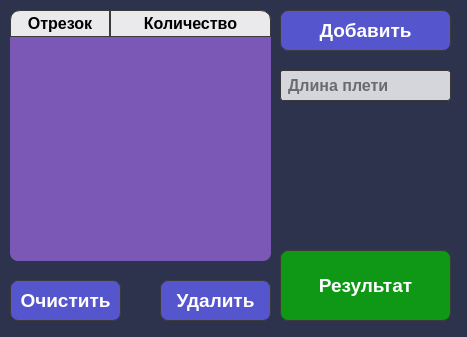
<?xml version="1.0" encoding="UTF-8"?>
<ui version="4.0">
 <class>MainWindow</class>
 <widget class="QMainWindow" name="MainWindow">
  <property name="geometry">
   <rect>
    <x>0</x>
    <y>0</y>
    <width>467</width>
    <height>337</height>
   </rect>
  </property>
  <property name="font">
   <font>
    <family>Arial</family>
    <pointsize>12</pointsize>
   </font>
  </property>
  <property name="windowTitle">
   <string>MetallOPT</string>
  </property>
  <property name="styleSheet">
   <string notr="true">background-color:rgba(45, 50, 77, 1);
</string>
  </property>
  <widget class="QWidget" name="centralwidget">
   <widget class="QPushButton" name="add_button">
    <property name="geometry">
     <rect>
      <x>280</x>
      <y>10</y>
      <width>171</width>
      <height>41</height>
     </rect>
    </property>
    <property name="font">
     <font>
      <family>Arial</family>
      <pointsize>14</pointsize>
      <bold>true</bold>
     </font>
    </property>
    <property name="cursor">
     <cursorShape>ArrowCursor</cursorShape>
    </property>
    <property name="styleSheet">
     <string notr="true">QPushButton:hover{
background-color: rgba(10,94,239,0.8);
border: 2px solid #3B3B3B;
}

QPushButton:pressed {
	background-color: rgba(88, 127, 255,0.8);
}
QPushButton{
background-color: rgba(95,94,239,0.8);
border-radius: 8px;
border: 1px solid #3B3B3B;
color: white;
}</string>
    </property>
    <property name="text">
     <string>Добавить</string>
    </property>
    <property name="default">
     <bool>false</bool>
    </property>
   </widget>
   <widget class="QPushButton" name="delete_button">
    <property name="geometry">
     <rect>
      <x>160</x>
      <y>280</y>
      <width>111</width>
      <height>41</height>
     </rect>
    </property>
    <property name="font">
     <font>
      <family>Arial</family>
      <pointsize>14</pointsize>
      <bold>true</bold>
     </font>
    </property>
    <property name="cursor">
     <cursorShape>ArrowCursor</cursorShape>
    </property>
    <property name="styleSheet">
     <string notr="true">QPushButton:hover{
background-color: rgba(10,94,239,0.8);
border: 2px solid #3B3B3B;
}

QPushButton:pressed {
	background-color: rgba(88, 127, 255,0.8);
}
QPushButton{
background-color: rgba(95,94,239,0.8);
border-radius: 8px;
border: 1px solid #3B3B3B;
color: white;
}</string>
    </property>
    <property name="text">
     <string>Удалить</string>
    </property>
   </widget>
   <widget class="QPushButton" name="clear_button">
    <property name="geometry">
     <rect>
      <x>10</x>
      <y>280</y>
      <width>111</width>
      <height>41</height>
     </rect>
    </property>
    <property name="font">
     <font>
      <family>Arial</family>
      <pointsize>14</pointsize>
      <bold>true</bold>
     </font>
    </property>
    <property name="cursor">
     <cursorShape>ArrowCursor</cursorShape>
    </property>
    <property name="styleSheet">
     <string notr="true">QPushButton:hover{
background-color: rgba(10,94,239,0.8);
border: 2px solid #3B3B3B;
}

QPushButton:pressed {
	background-color: rgba(88, 127, 255,0.8);
}
QPushButton{
background-color: rgba(95,94,239,0.8);
border-radius: 8px;
border: 1px solid #3B3B3B;
color: white;
}</string>
    </property>
    <property name="text">
     <string>Очистить</string>
    </property>
   </widget>
   <widget class="QPushButton" name="result_button">
    <property name="geometry">
     <rect>
      <x>280</x>
      <y>250</y>
      <width>171</width>
      <height>71</height>
     </rect>
    </property>
    <property name="sizePolicy">
     <sizepolicy hsizetype="Fixed" vsizetype="Fixed">
      <horstretch>0</horstretch>
      <verstretch>0</verstretch>
     </sizepolicy>
    </property>
    <property name="font">
     <font>
      <family>Arial</family>
      <pointsize>14</pointsize>
      <bold>true</bold>
     </font>
    </property>
    <property name="cursor">
     <cursorShape>ArrowCursor</cursorShape>
    </property>
    <property name="styleSheet">
     <string notr="true">QPushButton:hover{
background-color: rgba(5, 143, 5, 0.8);
border: 2px solid #3B3B3B;
}

QPushButton:pressed {
	background-color: rgba(10, 190, 10, 0.8);
}
QPushButton{
background-color: rgba(7, 177, 7, 0.8);
border-radius: 8px;
border: 1px solid #3B3B3B;
color: white;
}</string>
    </property>
    <property name="text">
     <string>Результат</string>
    </property>
   </widget>
   <widget class="QLineEdit" name="length_input">
    <property name="geometry">
     <rect>
      <x>280</x>
      <y>70</y>
      <width>171</width>
      <height>31</height>
     </rect>
    </property>
    <property name="font">
     <font>
      <family>Arial</family>
      <pointsize>12</pointsize>
      <bold>true</bold>
     </font>
    </property>
    <property name="styleSheet">
     <string notr="true">background-color: rgba(255, 255, 255, 0.8);
border-radius: 3px;
border: 1px solid #383838;
color: #000000;
padding: 5px;</string>
    </property>
    <property name="placeholderText">
     <string>Длина плети</string>
    </property>
   </widget>
   <widget class="QLabel" name="error_label">
    <property name="geometry">
     <rect>
      <x>280</x>
      <y>120</y>
      <width>161</width>
      <height>91</height>
     </rect>
    </property>
    <property name="font">
     <font>
      <family>Arial</family>
      <pointsize>12</pointsize>
      <bold>true</bold>
     </font>
    </property>
    <property name="styleSheet">
     <string notr="true">color: rgba(227, 38, 38, 1);</string>
    </property>
    <property name="text">
     <string/>
    </property>
    <property name="scaledContents">
     <bool>false</bool>
    </property>
    <property name="alignment">
     <set>Qt::AlignCenter</set>
    </property>
    <property name="wordWrap">
     <bool>true</bool>
    </property>
   </widget>
   <widget class="QTableWidget" name="tableWidget">
    <property name="geometry">
     <rect>
      <x>10</x>
      <y>10</y>
      <width>261</width>
      <height>251</height>
     </rect>
    </property>
    <property name="font">
     <font>
      <family>Arial</family>
      <pointsize>14</pointsize>
      <bold>true</bold>
     </font>
    </property>
    <property name="autoFillBackground">
     <bool>false</bool>
    </property>
    <property name="styleSheet">
     <string notr="true">QHeaderView::section:last {
        background-color: rgba(255, 255, 255, 0.9);
        color: black;
        border: 1px solid #3B3B3B;
		 border-top-right-radius: 10px;
		padding: 1px;
    }
QHeaderView::section:first {
        background-color: rgba(255, 255, 255, 0.9);
        color: black;
        border: 1px solid #3B3B3B;
		 border-top-left-radius: 10px;
		padding: 1px;
    }
QTableWidget{
background-color:rgba(123, 88, 182, 1);
border-radius: 8px;
color: white;
}</string>
    </property>
    <property name="sizeAdjustPolicy">
     <enum>QAbstractScrollArea::AdjustIgnored</enum>
    </property>
    <property name="selectionMode">
     <enum>QAbstractItemView::SingleSelection</enum>
    </property>
    <property name="selectionBehavior">
     <enum>QAbstractItemView::SelectRows</enum>
    </property>
    <property name="verticalScrollMode">
     <enum>QAbstractItemView::ScrollPerPixel</enum>
    </property>
    <property name="horizontalScrollMode">
     <enum>QAbstractItemView::ScrollPerPixel</enum>
    </property>
    <property name="showGrid">
     <bool>true</bool>
    </property>
    <property name="sortingEnabled">
     <bool>false</bool>
    </property>
    <property name="wordWrap">
     <bool>true</bool>
    </property>
    <property name="cornerButtonEnabled">
     <bool>false</bool>
    </property>
    <property name="columnCount">
     <number>2</number>
    </property>
    <attribute name="horizontalHeaderVisible">
     <bool>true</bool>
    </attribute>
    <attribute name="horizontalHeaderCascadingSectionResizes">
     <bool>false</bool>
    </attribute>
    <attribute name="horizontalHeaderMinimumSectionSize">
     <number>32</number>
    </attribute>
    <attribute name="horizontalHeaderDefaultSectionSize">
     <number>100</number>
    </attribute>
    <attribute name="horizontalHeaderShowSortIndicator" stdset="0">
     <bool>true</bool>
    </attribute>
    <attribute name="horizontalHeaderStretchLastSection">
     <bool>true</bool>
    </attribute>
    <attribute name="verticalHeaderVisible">
     <bool>false</bool>
    </attribute>
    <attribute name="verticalHeaderCascadingSectionResizes">
     <bool>true</bool>
    </attribute>
    <attribute name="verticalHeaderHighlightSections">
     <bool>true</bool>
    </attribute>
    <column>
     <property name="text">
      <string>Отрезок</string>
     </property>
     <property name="font">
      <font>
       <family>Arial</family>
       <pointsize>12</pointsize>
       <bold>true</bold>
      </font>
     </property>
     <property name="background">
      <color>
       <red>255</red>
       <green>255</green>
       <blue>255</blue>
      </color>
     </property>
    </column>
    <column>
     <property name="text">
      <string>Количество</string>
     </property>
     <property name="font">
      <font>
       <family>Arial</family>
       <pointsize>12</pointsize>
       <bold>true</bold>
      </font>
     </property>
    </column>
   </widget>
  </widget>
 </widget>
 <resources/>
 <connections/>
</ui>
